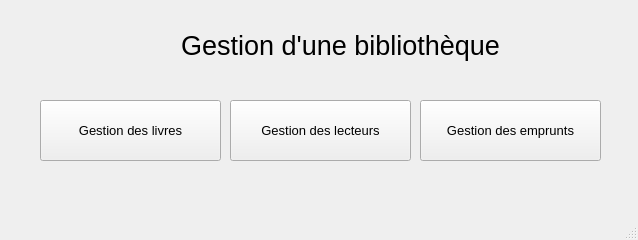
<?xml version="1.0" encoding="UTF-8"?>
<ui version="4.0">
 <class>MainWindow</class>
 <widget class="QMainWindow" name="MainWindow">
  <property name="geometry">
   <rect>
    <x>0</x>
    <y>0</y>
    <width>638</width>
    <height>240</height>
   </rect>
  </property>
  <property name="windowTitle">
   <string>MainWindow</string>
  </property>
  <widget class="QWidget" name="centralwidget">
   <widget class="QLabel" name="Titre_app">
    <property name="geometry">
     <rect>
      <x>130</x>
      <y>20</y>
      <width>421</width>
      <height>51</height>
     </rect>
    </property>
    <property name="font">
     <font>
      <pointsize>20</pointsize>
     </font>
    </property>
    <property name="text">
     <string>Gestion d'une bibliothèque</string>
    </property>
    <property name="alignment">
     <set>Qt::AlignCenter</set>
    </property>
   </widget>
   <widget class="QPushButton" name="B_livres">
    <property name="geometry">
     <rect>
      <x>40</x>
      <y>100</y>
      <width>181</width>
      <height>61</height>
     </rect>
    </property>
    <property name="font">
     <font>
      <pointsize>10</pointsize>
     </font>
    </property>
    <property name="text">
     <string>Gestion des livres</string>
    </property>
   </widget>
   <widget class="QPushButton" name="B_lecteurs">
    <property name="geometry">
     <rect>
      <x>230</x>
      <y>100</y>
      <width>181</width>
      <height>61</height>
     </rect>
    </property>
    <property name="font">
     <font>
      <pointsize>10</pointsize>
     </font>
    </property>
    <property name="text">
     <string>Gestion des lecteurs</string>
    </property>
   </widget>
   <widget class="QPushButton" name="B_emprunts">
    <property name="geometry">
     <rect>
      <x>420</x>
      <y>100</y>
      <width>181</width>
      <height>61</height>
     </rect>
    </property>
    <property name="font">
     <font>
      <pointsize>10</pointsize>
     </font>
    </property>
    <property name="text">
     <string>Gestion des emprunts</string>
    </property>
   </widget>
  </widget>
  <widget class="QMenuBar" name="menubar">
   <property name="geometry">
    <rect>
     <x>0</x>
     <y>0</y>
     <width>638</width>
     <height>26</height>
    </rect>
   </property>
  </widget>
  <widget class="QStatusBar" name="statusbar"/>
 </widget>
 <resources/>
 <connections/>
</ui>
